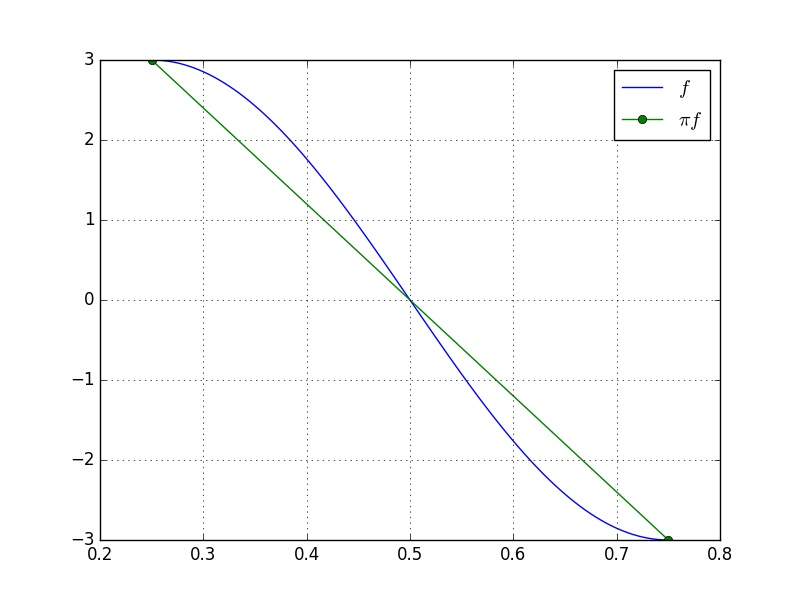

The script that drew this image:
from __future__ import print_function, division
from fenics import *
import numpy as np
import matplotlib.pyplot as plt

# malha
mesh = IntervalMesh(1,0.25,0.75)

# espaco
V = FunctionSpace(mesh, 'P', 1)

# funcao
f = Expression('3*sin(2*pi*x[0])',element=V.ufl_element())

# interpolacao
pif = Function(V)
pif.interpolate(f)

# grafico
xx = IntervalMesh(100,0.25,0.75)
plot(f,mesh=xx,label="$f$")
plot(pif,mesh=mesh,
     marker='o',label="$\pi f$")
plt.legend(numpoints=1)
plt.grid('on')
plt.show()
